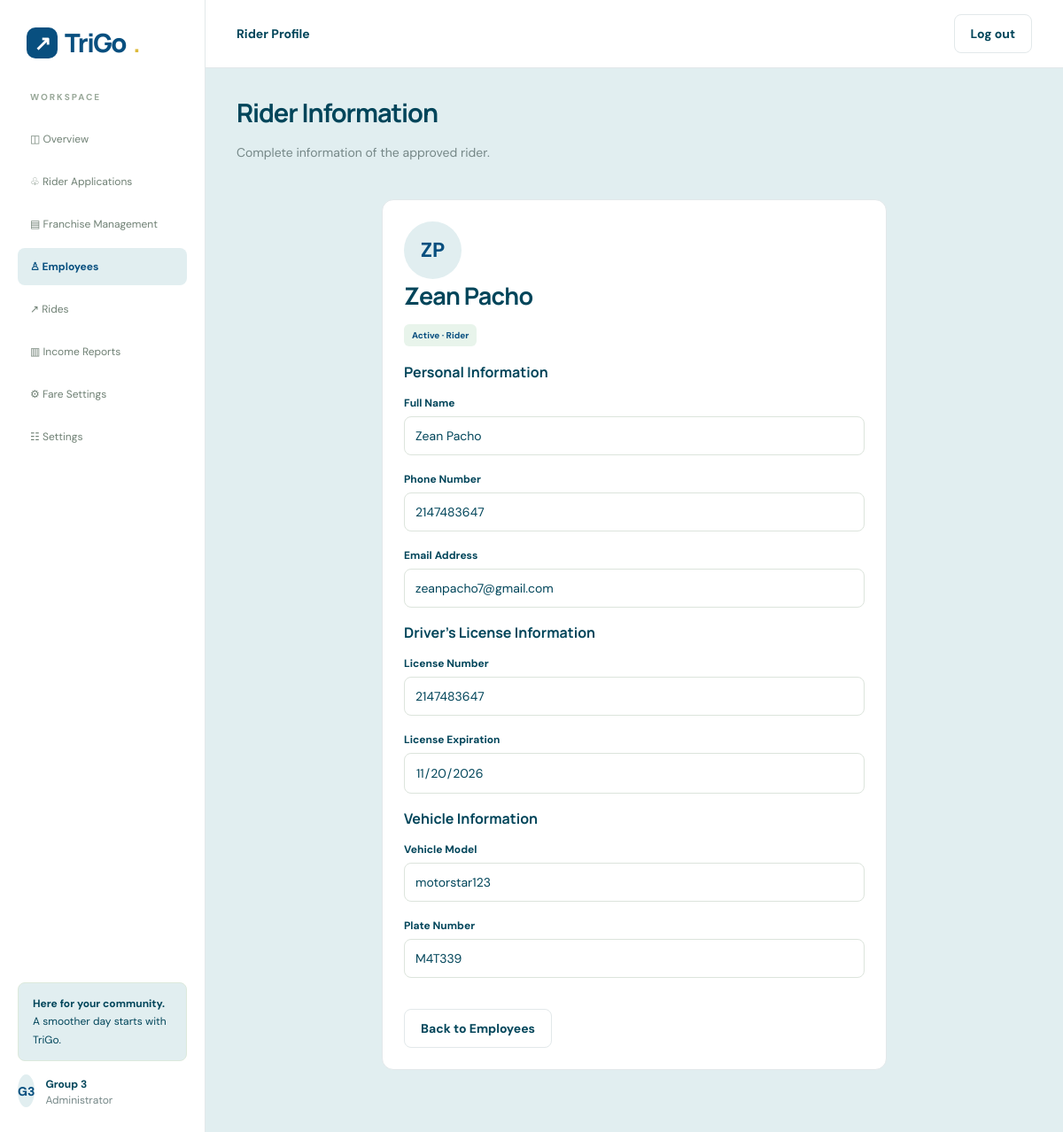
/admin/rider-profile.php?id=3, run on the app's committed database.
### tables this page shows
CREATE TABLE `riders` (
  `id` int(11) NOT NULL,
  `rider_id` int(11) NOT NULL,
  `full_name` varchar(255) NOT NULL,
  `number` varchar(30) DEFAULT NULL,
  `email` varchar(255) NOT NULL,
  `license_num` varchar(50) DEFAULT NULL,
  `license_exp` date NOT NULL,
  `model` varchar(255) NOT NULL,
  `plate_number` varchar(50) NOT NULL
);

### admin/rider-profile.php (the view, shortened to what this page needs)
<?php
include "../config/database.php";
$riderId = filter_input(INPUT_GET, 'id', FILTER_VALIDATE_INT);
$stmt = $conn->prepare("
    SELECT
        id,
        rider_id,
        full_name,
        number,
        email,
        license_num,
        license_exp,
        model,
        plate_number
    FROM riders
    WHERE id = ?
    LIMIT 1
");
$stmt->bind_param("i", $riderId);
$stmt->execute();
$rider = $stmt->get_result()->fetch_assoc();
function clean($value) {
    return htmlspecialchars(
        (string)($value ?? ''),
        ENT_QUOTES,
        'UTF-8'
    );
}
$parts = preg_split('/\s+/', trim($rider['full_name']));
$initials = '';
foreach ($parts as $part) {
    if ($part !== '') {
        $initials .= strtoupper(substr($part, 0, 1));
    }
}
$initials = substr($initials, 0, 2);
?>
<!doctype html>
<html lang="en">
<head>
    <link
        rel="stylesheet"
        href="https://cdn.jsdelivr.net/npm/bootstrap@5.3.3/dist/css/bootstrap-grid.min.css"
    >
    <link rel="stylesheet" href="../assets/css/style.css">
</head>
<body>
<div id="app">
    <div class="app">
        <aside class="sidebar">
            <a class="logo">
                <span class="mark">↗</span>TriGo<b>.</b>
            </a>
            <div class="eyebrow" style="padding-left:14px;color:#9baa9b">
                WORKSPACE
            </div>
            <a class="sideitem" href="admin.php">◫ Overview</a>
            <a class="sideitem" href="rider-applications.php">
                ♧ Rider Applications
            </a>
            <a class="sideitem" href="franchise-management.php">
                ▤ Franchise Management
            </a>
            <a class="sideitem active" href="employees.php">
                ♙ Employees
            </a>
            <a class="sideitem" href="rides.php">↗ Rides</a>
            <a class="sideitem" href="income-reports.php">
                ▥ Income Reports
            </a>
            <a class="sideitem" href="fare-settings.php">
                ⚙ Fare Settings
            </a>
            <a class="sideitem" href="settings.php">
                ☷ Settings
            </a>
            <div class="sidebottom">
            <div class="notice">
              <strong>Here for your community.</strong>
              <br />A smoother day starts with TriGo.
            </div>
            <div class="row">
              <div class="avatar">G3</div>
              <div>
                <strong class="small">Group 3</strong>
                <br />
                <span class="small muted">Administrator</span>
              </div>
            </div>
          </div>
        </aside>
        <main class="main">
            <div class="topbar row between">
                <strong>Rider Profile</strong>
                <a class="button outline" href="../logout.php">
                    Log out
                </a>
            </div>
            <div class="content">
                <div class="pagehead">
                    <h1>Rider Information</h1>
                    <p>
                        Complete information of the approved rider.
                    </p>
                </div>
                <div class="card formbox">
                    <div class="avatar big">
                        <?php echo clean($initials); ?>
                    </div>
                    <h2>
                        <?php echo clean($rider['full_name']); ?>
                    </h2>
                    <span class="badge">
                        Active · Rider
                    </span>
                    <br><br>
                    <h3>Personal Information</h3>
                    <label>Full Name</label>
                    <input
                        type="text"
                        value="<?php echo clean($rider['full_name']); ?>"
                        readonly
                    >
                    <label>Phone Number</label>
                    <input
                        type="text"
                        value="<?php echo clean($rider['number']); ?>"
                        readonly
                    >
                    <label>Email Address</label>
                    <input
                        type="email"
                        value="<?php echo clean($rider['email']); ?>"
                        readonly
                    >
                    <br>
                    <h3>Driver's License Information</h3>
                    <label>License Number</label>
                    <input
                        type="text"
                        value="<?php echo clean($rider['license_num']); ?>"
                        readonly
                    >
                    <label>License Expiration</label>
                    <input
                        type="date"
                        value="<?php echo clean($rider['license_exp']); ?>"
                        readonly
                    >
                    <br>
                    <h3>Vehicle Information</h3>
                    <label>Vehicle Model</label>
                    <input
                        type="text"
                        value="<?php echo clean($rider['model']); ?>"
                        readonly
                    >
                    <label>Plate Number</label>
                    <input
                        type="text"
                        value="<?php echo clean($rider['plate_number']); ?>"
                        readonly
                    >
                    <br><br>
                    <a
                        class="button outline"
                        href="employees.php"
                    >
                        Back to Employees
                    </a>
                </div>
            </div>
        </main>
    </div>
</div>
</body>
</html>

### assets/css/style.css (style rules this page uses)
:root { --g: #084f7f; --n: #01455a; --m: #758787; --l: #e2e8ea; --y: #f6d365; }
* { box-sizing: border-box; }
body { margin: 0; background: #e1eef0; color: var(--n); font: 14px "DM Sans", sans-serif; }
:is(button, .button), input, select, textarea { font: inherit; }
:is(button, .button), a { cursor: pointer; }
a { text-decoration: none; color: inherit; }
:is(button, .button) { border: 0; border-radius: 8px; padding: 12px 18px; color: white; background: var(--g); font-weight: 700; }
h1, h2, h3 { font-family: Manrope, sans-serif; margin: 0 0 14px; }
h1 { font-size: 32px; letter-spacing: -1.1px; }
h2 { font-size: 27px; letter-spacing: -0.8px; }
h3 { font-size: 16px; }
p { color: var(--m); line-height: 1.7; }
.logo { font: 800 29px Manrope; color: var(--g); letter-spacing: -1.5px; display: flex; align-items: center; gap: 8px; }
.mark { display: grid; place-items: center; width: 35px; height: 35px; border-radius: 10px; background: var(--g); color: white; font-size: 23px; }
.logo b { color: #ddba3c; }
.row { display: flex; align-items: center; gap: 12px; }
.between { justify-content: space-between; }
.outline { background: white; border: 1px solid var(--l); color: var(--n); }
.small { font-size: 12px; }
.muted { color: var(--m); }
.eyebrow { font-size: 10px; letter-spacing: 2px; font-weight: 800; color: var(--g); margin-bottom: 20px; }
.card { padding: 24px; background: white; border: 1px solid var(--l); border-radius: 13px; }
.badge { display: inline-block; border-radius: 6px; padding: 6px 9px; font-size: 10px; font-weight: 700; background: #e8f4eb; color: var(--g); }
.notice { background: #e1eef0; border: 1px solid #dce9dc; border-radius: 8px; padding: 13px 16px; font-size: 12px; line-height: 1.7; margin: 15px 0; margin-top: 50px; }
input, select, textarea { width: 100%; padding: 12px; border: 1px solid #dce4dc; border-radius: 8px; background: white; color: var(--n); margin: 7px 0 17px; }
label { font-size: 12px; font-weight: 700; }
.formbox { max-width: 570px; margin: 40px auto; }
.app { display: flex; min-height: calc(100vh - 29px); }
.sidebar { width: 232px; background: white; border-right: 1px solid var(--l); padding: 28px 20px; position: fixed; top: 0px; bottom: 0; display: flex; flex-direction: column; }
.sidebar .logo { padding: 0 10px 35px; }
.sideitem { padding: 13px 14px; border-radius: 8px; margin-bottom: 6px; color: #6f8074; display: flex; gap: 12px; align-items: center; font-size: 12px; }
.sideitem.active { background: #e1eef0; color: var(--g); font-weight: 700; }
.sidebottom { margin-top: auto; }
.main { margin-left: 232px; flex: 1; min-width: 0; }
.topbar { height: 77px; padding: 0 35px; background: white; border-bottom: 1px solid var(--l); }
.content { padding: 30px 35px; }
.pagehead { margin-bottom: 27px; }
.pagehead h1 { font-size: 29px; }
.pagehead p { margin: 5px 0; }
.avatar { width: 37px; height: 37px; border-radius: 50%; display: grid; place-items: center; background: #e1eef0; color: var(--g); font-weight: 800; flex-shrink: 0; }
.big { width: 65px; height: 65px; font-size: 23px; }
.row { --bs-gutter-x: 0; --bs-gutter-y: 0; margin: 0; flex-wrap: nowrap; }
.row > * { width: auto; max-width: none; padding: 0; margin-top: 0; flex-shrink: 1; }
.row > :is(button, .button) { padding: 12px 18px; }
.row > .avatar, .row > .icon { flex-shrink: 0; }
.button { display: inline-block; text-align: center; }

### data on the page
riders: full_name "Zean Pacho", number "2147483647", email "zeanpacho7@gmail.com", license_num "2147483647", license_exp "11/20/2026", model "motorstar123", plate_number "M4T339"

### other printed values
$initials "ZP"
